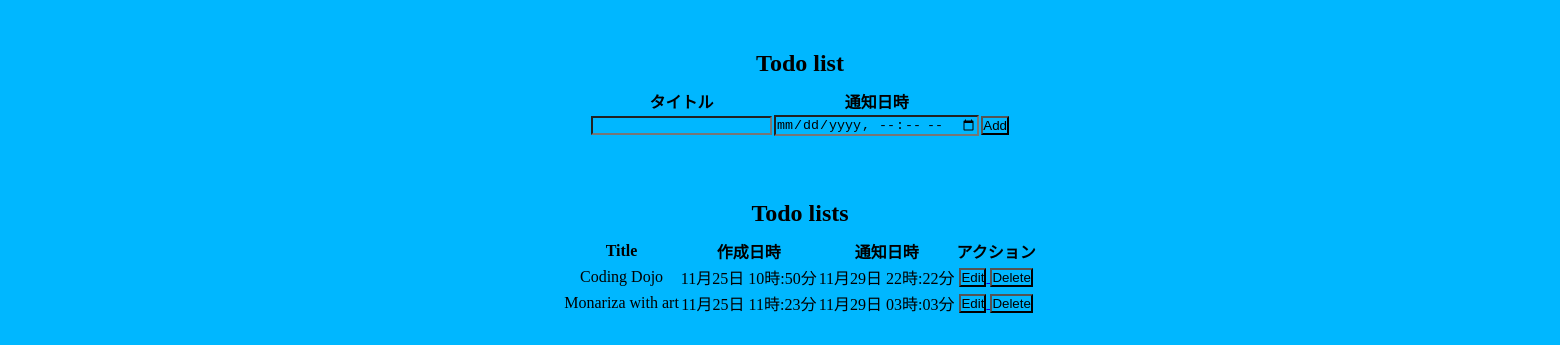
The app's page /, older data.
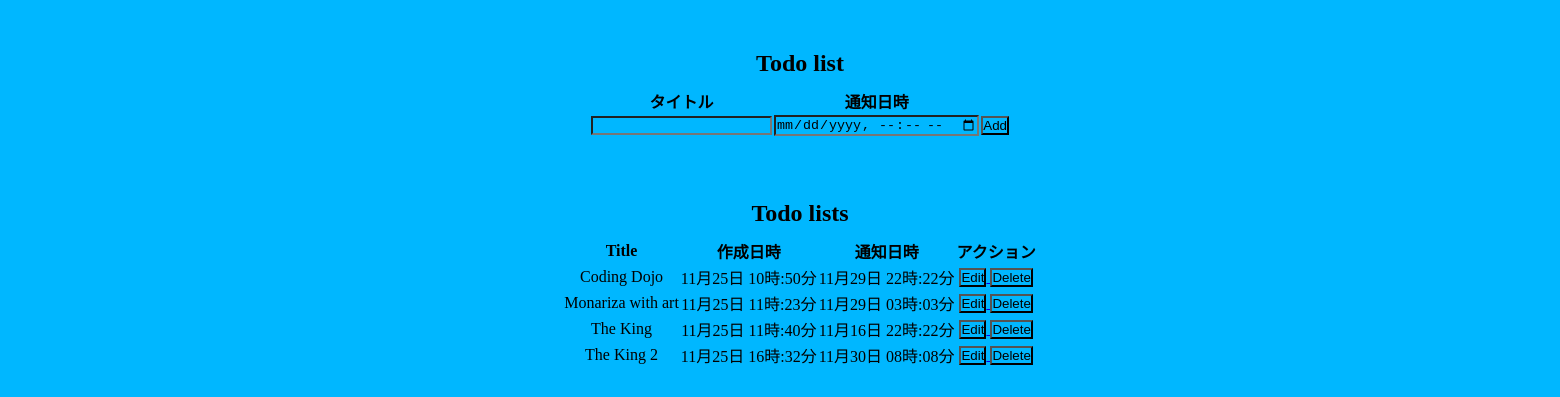
The same page, newer data.
### todo/models.py (models this page shows)
class Todo(models.Model):
    todo_id = models.AutoField(primary_key=True, max_length=10)
    title = models.CharField(max_length=50)
    remind_at = models.DateTimeField()
    created_at = models.DateTimeField(auto_now_add=True)
    updated_at = models.DateTimeField(auto_now=True)

### todo/views.py (the view)
# urls.py: url(r'^$', views.index),
def index(request):
    all_todo_items = Todo.objects.all()
    return render(request, "todo/index.html", {'all_todo' : all_todo_items})

### todo/templates/todo/index.html (shortened to what this page needs)
<!DOCTYPE html>
<html lang="en">
<head>
    {% load static %}
</head>
<body>
    <div class="box" name='Add'>
        <h2>Todo list</h2>
        <table class="box_top">
            <thead>
                <tr>
                    <th>タイトル</th>
                    <th>通知日時</th>
                </tr>
            </thead>
            <tbody>
                <tr>
                    <form name="add" action="/addTodo" method="post">{% csrf_token %}
                        <td>
                            <input type="text" name="title">
                        </td>
                        <td>
                            <input type="datetime-local" name="remind_at">
                        </td>
                        <td>
                            <input type="submit" value="Add" onclick="dispText()">
                        </td>
                    </form>
                </tr>
            </tbody>
        </table>
    </div>
    <div class="box" id="buttom" name = "lists">
        <h2>Todo lists</h2>
        <table class="box_top">
            <thead>
                <tr>
                    <th>Title</th>
                    <th>作成日時</th>
                    <th>通知日時</th>
                    <th>アクション</th>
                </tr>
            </thead>
            <tbody>
            {% for todo in all_todo %}
            <tr>
                <td>{{ todo.title }}</td>
                <td>{{ todo.updated_at | date:"m月d日 H時:i分" }}</td>
                <td>{{ todo.remind_at | date:"m月d日 H時:i分"}}</td>
                <td>
                    <a href="/editTodo/{{ todo.todo_id }}">
                        <button type="button">Edit</button>
                    </a>  <form action="/deleteTodo/{{ todo.todo_id }}"
                    style = "display: inline;"
                    method="post">{% csrf_token %}
                    <input type="submit" value="Delete">
                </form></td>
            </tr>
            {% endfor %}
            </tbody>
        </table>
    </div>
</body>
</html>

Row changes from the older to the newer data that the page shows:
added Todo: title "The King", updated_at "11月25日 11時:40分", remind_at "11月16日 22時:22分"
added Todo: title "The King 2", updated_at "11月25日 16時:32分", remind_at "11月30日 08時:08分"
